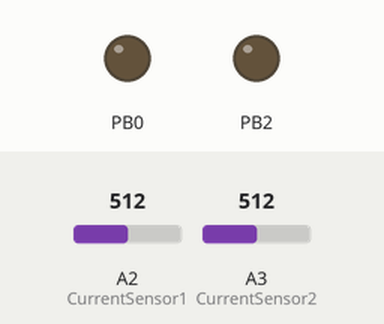
Bench run of a sketch on a simulated ATtiny85, built with avr-gcc and run on an emulated ATtiny85. On the bench: output pins drawn as LEDs (lit = HIGH). The inputs (shaded band) are chosen by the test bench; at power-on: A2 (CurrentSensor1) = 512, A3 (CurrentSensor2) = 512. At 2.3 s the program stops and its outputs stay as they are.

Above: at 0.1 s.
At 2.2 s:
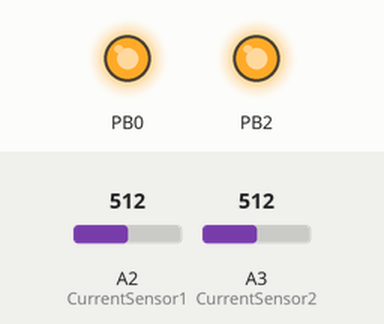
2.3 s: A2 (CurrentSensor1) set to 716
At 3.4 s:
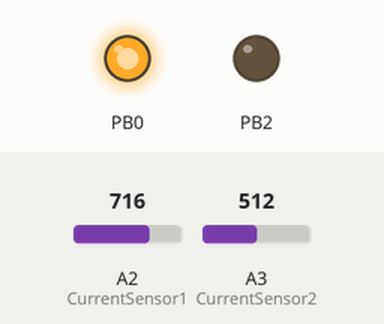
Timing chart, 0 to 3.8 s (numbered marks = the images above; inputs shaded):
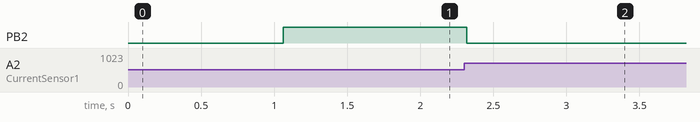

Measured:
- after the input at 2.3 s, PB2: HIGH → LOW at once

The sketch:

ATtiny85i2cMCurrentSensor.ino
```cpp
#include <TinyWireM.h>                  // I2C Master lib for ATTinys which use USI
#include <stdio.h>

#define SLAVE           0x48           // 7 bit I2C address for SLAVE PC
#define SAMPLES         8
#define CONVERSION_TIME 1              // the right value would be 1/10000*1000
int CurrentSensor1=A2;
int CurrentSensor2=A3;
byte i;
int Current1, Current2, AverageCurrent1, AverageCurrent2;
byte SearchingFallingEdge;

int i2c_putc(char c, FILE *)
{
  TinyWireM.beginTransmission(SLAVE);
  TinyWireM.send(c);
  TinyWireM.endTransmission();          // Send to the slave
  return 0;

}

#ifdef ALTERNATIVE //old implementation onli for remind alternative wai to print
void putstr(char string[])
{
  int i=0;
  while(string[i])
  {
  TinyWireM.beginTransmission(SLAVE);
  TinyWireM.send(string[i++]);
  TinyWireM.endTransmission();          // Send to the slave
  }
}

#include <stdarg.h>
void i2cprintf(char *fmt, ... ){
        char buf[128]; // resulting string limited to 128 chars
        va_list args;
        va_start (args, fmt );
        vsnprintf(buf, 128, fmt, args);
        va_end (args);
        putstr(buf);
}
#endif


void setup(){
  fdevopen(&i2c_putc, NULL);
  pinMode(CurrentSensor1, INPUT);
  pinMode(CurrentSensor2, INPUT);
  delay(1000);
  AverageCurrent1=0;
  AverageCurrent2=0;
  for(i=0; i < 50; i++)
  {
    AverageCurrent1 += analogRead(CurrentSensor1);
    AverageCurrent2 += analogRead(CurrentSensor2);
    delay(CONVERSION_TIME);
  }
  AverageCurrent1 /= 50;
  AverageCurrent2 /= 50;
  i=0;
  Current1=0;
  Current2=0;
  SearchingFallingEdge=0;
  TinyWireM.begin();                    // initialize I2C lib
}


void loop(){
  if(abs(analogRead(CurrentSensor2)-AverageCurrent2) < 2)
  {
  if(i++ >= SAMPLES)
  {
   i=0;
    if(!SearchingFallingEdge)
    {
    if(abs(Current1/SAMPLES-AverageCurrent1) >= 5)
    {
      printf("ON\n\r");
      SearchingFallingEdge=1;
    }
    }
    else
    {
    if(abs(Current1/SAMPLES-AverageCurrent1) < 3)
    {
      printf("OFF\n\r");
      SearchingFallingEdge=0;
    }
    }
 //   printf("Current1 = %d, Current2= %d\n\r", Current1/SAMPLES, Current2/SAMPLES);
    Current1=0;
    Current2=0;
  }
  else
  {
    Current1 += analogRead(CurrentSensor1);
    delay(CONVERSION_TIME);
  }
  delay(1);
  }
//  else printf("Noise is present data invalid\n\r");
}
```
